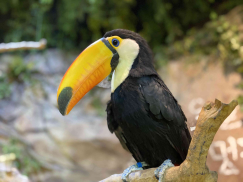
#> input picture dir/bird.jpg, 243 x 182 px, shrunk from 3374 x 2530 before the run
$ python binary.py
#> lines starting #> are read from the running program, lines starting #| are printed output that depends on the picture; after the words box and inside, x2 and y2 are one past the last pixel; in counts of white or black regions, pixels touching at a corner belong together
import cv2

src = cv2.imread("dir/bird.jpg", cv2.IMREAD_REDUCED_COLOR_4)
#> src is the input picture: shape (182, 243, 3); mean B, G, R 86.8, 112.6, 119

gray = cv2.cvtColor(src, cv2.COLOR_BGR2GRAY)
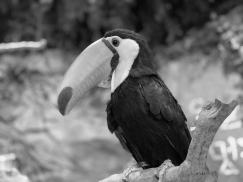
#> gray: shape (182, 243); min 3, max 250, mean 111.5
ret, dst = cv2.threshold(gray, 150, 255, cv2.THRESH_BINARY)
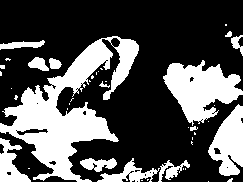
#> dst: shape (182, 243); 32.7% white; 42 white regions (28 under 20 px), largest, box (x1, y1, x2, y2) and area: (0, 36, 139, 182) 7287, (163, 60, 243, 126) 2905, (208, 104, 243, 176) 1562
ret, dst0 = cv2.threshold(gray, 100, 255, cv2.THRESH_BINARY)
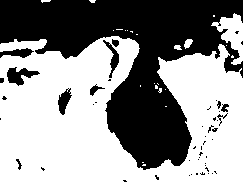
#> dst0: shape (182, 243); 57.3% white; 50 black regions (39 under 20 px), largest, box (x1, y1, x2, y2) and area: (0, 0, 243, 170) 17594, (7, 67, 40, 86) 311, (58, 88, 72, 115) 202

cv2.imshow("dst", dst)
cv2.imshow("dst0", dst0)
cv2.waitKey(0)
cv2.destroyAllWindows()

$ run again, with dir/1.PNG saved as dir/bird.jpg
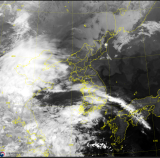
#> input picture dir/1.PNG, 160 x 158 px
#> src is the input picture: shape (158, 160, 3); mean B, G, R 122.8, 128.5, 128.5
#> `ret, dst = cv2.threshold(gray, 150, 255, cv2.THRESH_BINARY)`:
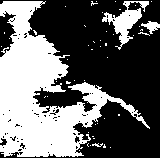
#> dst: shape (158, 160); 40.8% white; 50 white regions (46 under 20 px), largest, box (x1, y1, x2, y2) and area: (0, 1, 150, 157) 9313, (102, 1, 149, 50) 743, (141, 21, 160, 34) 120, (92, 143, 103, 147) 23
#> `ret, dst0 = cv2.threshold(gray, 100, 255, cv2.THRESH_BINARY)`:
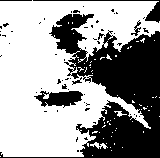
#> dst0: shape (158, 160); 61.3% white; 58 black regions (51 under 20 px), largest, box (x1, y1, x2, y2) and area: (0, 14, 160, 158) 8595, (34, 91, 83, 108) 523, (33, 0, 160, 23) 309
